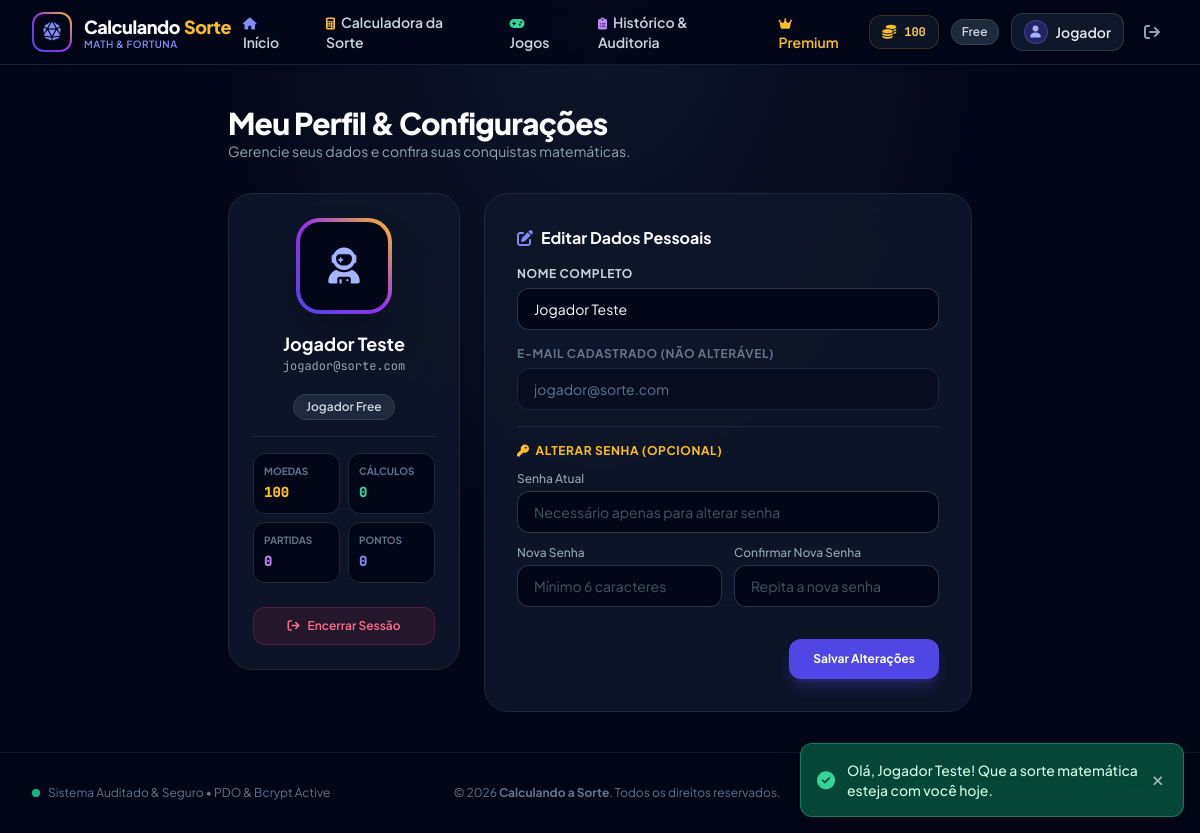
The app's page /perfil.php (signed in) with its own data.
### tables this page shows
CREATE TABLE IF NOT EXISTS `usuarios` (
    `id` INT AUTO_INCREMENT PRIMARY KEY,
    `nome` VARCHAR(100) NOT NULL,
    `email` VARCHAR(150) NOT NULL UNIQUE,
    `senha` VARCHAR(255) NOT NULL,
    `is_premium` TINYINT(1) NOT NULL DEFAULT 0,
    `moedas` INT NOT NULL DEFAULT 50,
    `operacao_atual` ENUM('+', '-', '*', '/') NOT NULL DEFAULT '+',
    `operacoes_desbloqueadas` VARCHAR(50) NOT NULL DEFAULT '+',
    `anuncio_desbloqueio_ate` DATETIME NULL DEFAULT NULL,
    `created_at` DATETIME NOT NULL DEFAULT CURRENT_TIMESTAMP,
    `updated_at` DATETIME NOT NULL DEFAULT CURRENT_TIMESTAMP ON UPDATE CURRENT_TIMESTAMP,
    INDEX `idx_email` (`email`),
    INDEX `idx_premium` (`is_premium`)
);

### config/session.php (called while the page is built, shortened)
<?php
function isLoggedIn(): bool {
    return isset($_SESSION['user_id']) && !empty($_SESSION['user_id']);
}
function getLoggedUserData(PDO $pdo): ?array {
    try {
        $stmt = $pdo->prepare("SELECT id, nome, email, is_premium, moedas, operacao_atual, operacoes_desbloqueadas, anuncio_desbloqueio_ate, created_at FROM usuarios WHERE id = ? LIMIT 1");
        $stmt->execute([$_SESSION['user_id']]);
        $user = $stmt->fetch();
        if (!empty($user['anuncio_desbloqueio_ate'])) {
            $agora = new DateTime();
            $expira = new DateTime($user['anuncio_desbloqueio_ate']);
            $user['anuncio_ativo'] = ($agora < $expira);
        } else {
            $user['anuncio_ativo'] = false;
        }
        return $user;
    } catch (PDOException $e) {
        return null;
    }
}

### perfil.php (the view, shortened to what this page needs)
<?php
require_once __DIR__ . '/config/db.php';
require_once __DIR__ . '/config/session.php';
$user = getLoggedUserData($pdo);
$totalCalculos = $pdo->prepare("SELECT COUNT(*) FROM calculos WHERE user_id = ?");
$totalCalculos->execute([$user['id']]);
$qtdCalculos = $totalCalculos->fetchColumn();
$totalJogos = $pdo->prepare("SELECT COUNT(*), COALESCE(SUM(pontos), 0) FROM jogos_historico WHERE user_id = ?");
$totalJogos->execute([$user['id']]);
$dadosJogos = $totalJogos->fetch(PDO::FETCH_NUM);
$qtdPartidas = $dadosJogos[0];
$pontosTotais = $dadosJogos[1];
require_once __DIR__ . '/includes/header.php';
require_once __DIR__ . '/includes/navbar.php';
?>
<div class="max-w-4xl mx-auto px-4 py-6 sm:py-10">
    <div class="mb-8">
        <h1 class="text-2xl sm:text-3xl font-black text-white tracking-tight">Meu Perfil & Configurações</h1>
        <p class="text-xs sm:text-sm text-slate-400">Gerencie seus dados e confira suas conquistas matemáticas.</p>
    </div>
    <div class="grid grid-cols-1 md:grid-cols-12 gap-6 items-start">
        <div class="md:col-span-4 bg-slate-900/90 border border-slate-800 rounded-3xl p-6 text-center space-y-4 backdrop-blur-xl">
            <div class="w-24 h-24 mx-auto rounded-3xl bg-gradient-to-tr from-indigo-600 via-purple-600 to-amber-400 p-1 shadow-2xl">
                <div class="w-full h-full bg-slate-950 rounded-[20px] flex items-center justify-center text-4xl text-indigo-300">
                    <i class="fa-solid fa-user-astronaut"></i>
                </div>
            </div>
            <div>
                <h2 class="text-lg font-bold text-white"><?= htmlspecialchars($user['nome']) ?></h2>
                <p class="text-xs text-slate-400 font-mono"><?= htmlspecialchars($user['email']) ?></p>
            </div>
            <div class="flex items-center justify-center gap-2 pt-1">
                <?php if ($user['is_premium']): ?>
                    <span class="px-3 py-1 rounded-full text-xs font-bold bg-amber-500/20 text-amber-300 border border-amber-500/40">
                        <i class="fa-solid fa-crown mr-1"></i> VIP Premium
                    </span>
                <?php else: ?>
                    <span class="px-3 py-1 rounded-full text-xs font-semibold bg-slate-800 text-slate-300 border border-slate-700">
                        Jogador Free
                    </span>
                <?php endif; ?>
            </div>
            <div class="grid grid-cols-2 gap-2 pt-4 border-t border-slate-800 text-left">
                <div class="p-2.5 rounded-xl bg-slate-950 border border-slate-800">
                    <span class="text-[10px] text-slate-500 font-bold uppercase block">Moedas</span>
                    <span class="text-sm font-black text-amber-400 font-mono"><?= number_format($user['moedas']) ?></span>
                </div>
                <div class="p-2.5 rounded-xl bg-slate-950 border border-slate-800">
                    <span class="text-[10px] text-slate-500 font-bold uppercase block">Cálculos</span>
                    <span class="text-sm font-black text-emerald-400 font-mono"><?= number_format($qtdCalculos) ?></span>
                </div>
                <div class="p-2.5 rounded-xl bg-slate-950 border border-slate-800">
                    <span class="text-[10px] text-slate-500 font-bold uppercase block">Partidas</span>
                    <span class="text-sm font-black text-purple-400 font-mono"><?= number_format($qtdPartidas) ?></span>
                </div>
                <div class="p-2.5 rounded-xl bg-slate-950 border border-slate-800">
                    <span class="text-[10px] text-slate-500 font-bold uppercase block">Pontos</span>
                    <span class="text-sm font-black text-indigo-400 font-mono"><?= number_format($pontosTotais) ?></span>
                </div>
            </div>
            <div class="pt-2">
                <button type="button" onclick="confirmarLogout()" class="w-full py-2.5 rounded-xl text-xs font-semibold text-rose-400 bg-rose-500/10 hover:bg-rose-500/20 border border-rose-500/20 transition flex items-center justify-center gap-2">
                    <i class="fa-solid fa-arrow-right-from-bracket"></i>
                    <span>Encerrar Sessão</span>
                </button>
            </div>
        </div>
        <div class="md:col-span-8 bg-slate-900/90 border border-slate-800 rounded-3xl p-6 sm:p-8 backdrop-blur-xl">
            <h3 class="text-base font-bold text-white mb-4 flex items-center gap-2">
                <i class="fa-solid fa-pen-to-square text-indigo-400"></i>
                <span>Editar Dados Pessoais</span>
            </h3>
            <form action="actions/profile_update.php" method="POST" class="space-y-4">
                <div>
                    <label for="nome" class="block text-xs font-bold uppercase tracking-wider text-slate-300 mb-1.5">
                        Nome Completo
                    </label>
                    <input type="text" id="nome" name="nome" value="<?= htmlspecialchars($user['nome']) ?>" required
                        class="w-full px-4 py-2.5 bg-slate-950 border border-slate-700/80 rounded-xl text-sm text-white focus:outline-none focus:border-indigo-500">
                </div>
                <div>
                    <label class="block text-xs font-bold uppercase tracking-wider text-slate-500 mb-1.5">
                        E-mail Cadastrado (Não alterável)
                    </label>
                    <input type="email" value="<?= htmlspecialchars($user['email']) ?>" disabled
                        class="w-full px-4 py-2.5 bg-slate-950/40 border border-slate-800 rounded-xl text-sm text-slate-500 cursor-not-allowed">
                </div>
                <div class="pt-4 border-t border-slate-800">
                    <h4 class="text-xs font-bold uppercase tracking-wider text-amber-400 mb-3 flex items-center gap-1.5">
                        <i class="fa-solid fa-key"></i>
                        <span>Alterar Senha (Opcional)</span>
                    </h4>
                    <div class="space-y-3">
                        <div>
                            <label for="senha_atual" class="block text-xs font-medium text-slate-400 mb-1">
                                Senha Atual
                            </label>
                            <input type="password" id="senha_atual" name="senha_atual" placeholder="Necessário apenas para alterar senha"
                                class="w-full px-4 py-2.5 bg-slate-950 border border-slate-700/80 rounded-xl text-sm text-white placeholder-slate-600 focus:outline-none focus:border-indigo-500">
                        </div>
                        <div class="grid grid-cols-1 sm:grid-cols-2 gap-3">
                            <div>
                                <label for="nova_senha" class="block text-xs font-medium text-slate-400 mb-1">
                                    Nova Senha
                                </label>
                                <input type="password" id="nova_senha" name="nova_senha" minlength="6" placeholder="Mínimo 6 caracteres"
                                    class="w-full px-4 py-2.5 bg-slate-950 border border-slate-700/80 rounded-xl text-sm text-white placeholder-slate-600 focus:outline-none focus:border-indigo-500">
                            </div>
                            <div>
                                <label for="confirmar_nova_senha" class="block text-xs font-medium text-slate-400 mb-1">
                                    Confirmar Nova Senha
                                </label>
                                <input type="password" id="confirmar_nova_senha" name="confirmar_nova_senha" minlength="6" placeholder="Repita a nova senha"
                                    class="w-full px-4 py-2.5 bg-slate-950 border border-slate-700/80 rounded-xl text-sm text-white placeholder-slate-600 focus:outline-none focus:border-indigo-500">
                            </div>
                        </div>
                    </div>
                </div>
                <div class="pt-4 flex justify-end">
                    <button type="submit" class="py-3 px-6 rounded-xl font-bold text-xs text-white bg-indigo-600 hover:bg-indigo-500 shadow-lg shadow-indigo-600/30 transition">
                        Salvar Alterações
                    </button>
                </div>
            </form>
        </div>
    </div>
</div>
<?php require_once __DIR__ . '/includes/footer.php'; ?>

### includes/navbar.php (shortened to what this page needs)
<?php
$currentPage = basename($_SERVER['PHP_SELF'] ?? '');
?>
<nav class="sticky top-0 z-40 bg-slate-950/80 backdrop-blur-md border-b border-slate-800/80">
    <div class="max-w-7xl mx-auto px-4 sm:px-6 lg:px-8">
        <div class="flex items-center justify-between h-16">
            <a href="index.php" class="flex items-center gap-3 group">
                <div class="w-10 h-10 rounded-xl bg-gradient-to-tr from-indigo-600 via-purple-600 to-amber-400 p-0.5 shadow-lg group-hover:scale-105 transition transform">
                    <div class="w-full h-full bg-slate-950 rounded-[10px] flex items-center justify-center">
                        <i class="fa-solid fa-dice-d20 text-indigo-400 text-lg group-hover:rotate-12 transition transform"></i>
                    </div>
                </div>
                <div>
                    <span class="text-lg font-black tracking-tight text-white flex items-center gap-1">
                        Calculando<span class="text-amber-400">Sorte</span>
                    </span>
                    <span class="text-[10px] block font-semibold text-indigo-400 tracking-wider uppercase -mt-1">
                        Math & Fortuna
                    </span>
                </div>
            </a>
            <div class="hidden md:flex items-center gap-1">
                <a href="index.php" class="px-3 py-2 rounded-xl text-sm font-semibold transition <?= $currentPage === 'index.php' ? 'text-white bg-slate-800/80 shadow-sm' : 'text-slate-300 hover:text-white hover:bg-slate-800/40' ?>">
                    <i class="fa-solid fa-house mr-1.5 text-xs text-indigo-400"></i>Início
                </a>
                <a href="calculadora.php" class="px-3 py-2 rounded-xl text-sm font-semibold transition <?= $currentPage === 'calculadora.php' ? 'text-white bg-slate-800/80 shadow-sm' : 'text-slate-300 hover:text-white hover:bg-slate-800/40' ?>">
                    <i class="fa-solid fa-calculator mr-1.5 text-xs text-amber-400"></i>Calculadora da Sorte
                </a>
                <a href="jogos.php" class="px-3 py-2 rounded-xl text-sm font-semibold transition <?= $currentPage === 'jogos.php' ? 'text-white bg-slate-800/80 shadow-sm' : 'text-slate-300 hover:text-white hover:bg-slate-800/40' ?>">
                    <i class="fa-solid fa-gamepad mr-1.5 text-xs text-emerald-400"></i>Jogos
                </a>
                <a href="historico.php" class="px-3 py-2 rounded-xl text-sm font-semibold transition <?= $currentPage === 'historico.php' ? 'text-white bg-slate-800/80 shadow-sm' : 'text-slate-300 hover:text-white hover:bg-slate-800/40' ?>">
                    <i class="fa-solid fa-clipboard-list mr-1.5 text-xs text-purple-400"></i>Histórico & Auditoria
                </a>
                <a href="premium.php" class="px-3 py-2 rounded-xl text-sm font-semibold transition <?= $currentPage === 'premium.php' ? 'text-amber-300 bg-amber-500/10 border border-amber-500/30' : 'text-amber-400 hover:text-amber-300 hover:bg-amber-500/10' ?>">
                    <i class="fa-solid fa-crown mr-1.5 text-xs text-amber-400"></i>Premium
                </a>
            </div>
            <div class="hidden md:flex items-center gap-3">
                <?php if ($currentUser): ?>
                    <div class="flex items-center gap-2 bg-slate-900/90 border border-amber-500/20 px-3 py-1.5 rounded-xl shadow-inner">
                        <i class="fa-solid fa-coins text-amber-400 text-sm animate-pulse"></i>
                        <span class="text-xs font-bold text-amber-300 font-mono" id="nav-coins"><?= number_format($currentUser['moedas']) ?></span>
                    </div>
                    <?php if ($currentUser['is_premium']): ?>
                        <span class="inline-flex items-center gap-1 px-2.5 py-1 rounded-xl text-xs font-bold bg-gradient-to-r from-amber-500/20 to-yellow-500/20 text-amber-300 border border-amber-500/40">
                            <i class="fa-solid fa-crown text-[10px]"></i> VIP
                        </span>
                    <?php else: ?>
                        <span class="inline-flex items-center gap-1 px-2.5 py-1 rounded-xl text-xs font-semibold bg-slate-800 text-slate-300 border border-slate-700">
                            Free
                        </span>
                    <?php endif; ?>
                    <div class="relative group">
                        <a href="perfil.php" class="flex items-center gap-2 px-3 py-1.5 rounded-xl bg-slate-900 border border-slate-700/80 text-sm font-semibold text-slate-200 hover:border-indigo-500/50 transition">
                            <div class="w-6 h-6 rounded-full bg-indigo-600/30 border border-indigo-500/40 flex items-center justify-center text-xs text-indigo-300">
                                <i class="fa-solid fa-user"></i>
                            </div>
                            <span class="truncate max-w-[100px]"><?= htmlspecialchars(explode(' ', $currentUser['nome'])[0]) ?></span>
                        </a>
                    </div>
                    <button type="button" onclick="confirmarLogout()" class="p-2 rounded-xl text-slate-400 hover:text-rose-400 hover:bg-rose-500/10 transition" title="Sair da Conta">
                        <i class="fa-solid fa-arrow-right-from-bracket"></i>
                    </button>
                <?php endif; ?>
            </div>
        </div>
    </div>
</nav>

### records on screen
usuarios: moedas "100", nome "Jogador", nome "Jogador Teste", email "jogador@sorte.com"

### other values on screen
$qtdCalculos "0"
$qtdPartidas "0"
$pontosTotais "0"
APP_NAME "Calculando a Sorte"
$flashToast['mensagem'] "Olá, Jogador Teste! Que a sorte matemática esteja com você hoje."
